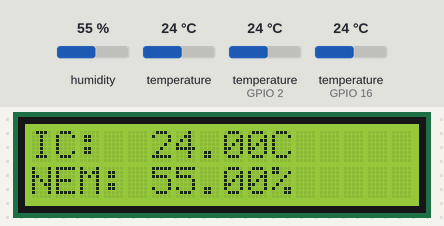
Recording of a sketch running on a simulated ESP8266 (NodeMCU). Parts: 16×2 character LCD. Inputs (shaded band) come from the test bench; at power-on: humidity 55 %, temperature 24 °C, temperature (sensors on GPIO 2, GPIO 16) 24 °C. WiFi joins after 1.5 s; servers stay silent unless stated; what the sketch prints to the serial monitor is not drawn.

Above: at 3.0 s.
3.1 s: humidity set to 22 %
At 7.5 s:
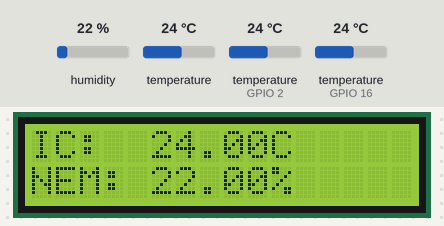
13.9 s: temperature (sensor 0) set to 12 °C
At 15.4 s:
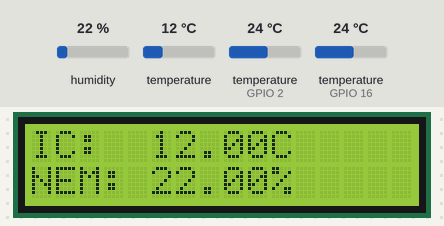
18.1 s: temperature (sensor on GPIO 2) set to 12 °C
At 21.1 s:
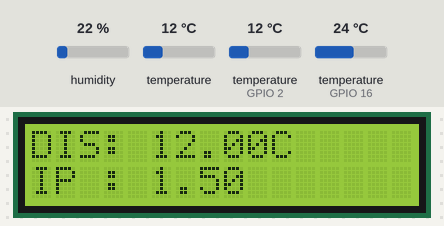
24.5 s: humidity set to 40 %
At 27.9 s:
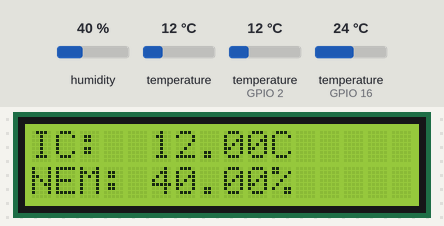
30.7 s: temperature (sensor 0) set to 19 °C
At 32.5 s:
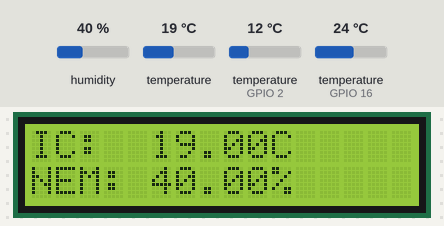
34.9 s: temperature (sensor on GPIO 2) set to 19 °C
At 38.2 s:
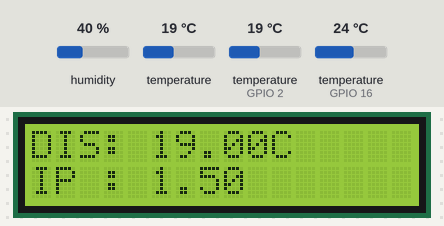
Timing chart, 0 to 39.7 s (numbered marks = the images above; inputs shaded):
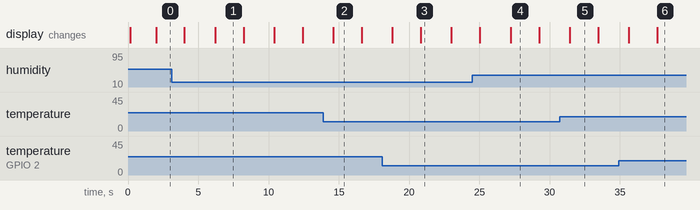

Measured:
- after the input at 3.1 s, the display: first differs from a run without the input after 3.1 s (image 1)
- after the input at 13.9 s, the display: changes after 0.71 s (image 2)
- after the input at 18.1 s, the display: first differs from a run without the input after 2.7 s (image 3)
- after the input at 24.5 s, the display: first differs from a run without the input after 2.7 s (image 4)
- after the input at 30.7 s, the display: changes after 0.72 s (image 5)
- after the input at 34.9 s, the display: first differs from a run without the input after 2.8 s (image 6)
- what the display in image 1 shows lasts 2.0 s, from 6.2 s to 8.2 s

The sketch:

DS18B20LcdWeb.ino
```cpp
#include <ESP8266WiFi.h>
#include <OneWire.h>
 #include <Wire.h>
#include <LiquidCrystal_I2C.h>
#include <dht11.h>
LiquidCrystal_I2C lcd(0x27, 16, 2);
int DHT11_pin=16; // DHT11_pin olarak Dijital D2'yi belirliyoruz.
dht11 DHT11_sensor; // DHT11_sensor adında bir DHT11 nesnesi oluşturduk.
const char* ssid = "XXXXXXXX";//type your ssid - wifi ağ adınız
const char* password = "XXXXXXXXXXXXx";//type your password - şifreniz

int DS18S20_1_Pin = 2;//D9

int DS18S20_2_Pin = 0;//D8ic
// Sıcaklık Sensörleri Giriş-Çıkışları
OneWire ds1(DS18S20_1_Pin); // 1. sensör 2. Dijital pinde.
OneWire ds2(DS18S20_2_Pin); // 2. sensör 3. Dijital pinde
WiFiServer server(80);
 String ipi="no Wifi";
void setup() {

  delay(10);

   lcd.begin();
  Serial.begin(9600); // Seri iletişimi başlatıyoruz.
  Serial.println("*********************");


  lcd.backlight();


  // Connect to WiFi network
  Serial.println();
  Serial.println();
  Serial.print("Connecting to ");
  Serial.println(ssid);
   WiFi.softAP("Termometre", "passwordSifre"); //remote control Access Point - wifi ağı yoksa burdan baglanirsiniz
  WiFi.begin(ssid, password);

  while (WiFi.status() != WL_CONNECTED) {

    lcd.setCursor(0, 0);
  // print from 0 to 9:

   lcd.print("SICAKLIK: ");
   lcd.print(getTemp(ds2));
   lcd.print("C");

  // set the cursor to (16,1):
  lcd.setCursor(0,1);
  lcd.print("DISARI:");
  lcd.print(getTemp(ds1));
  lcd.print("'C");

    delay(500);
    Serial.print(".");
  }
  Serial.println("");
  Serial.println("WiFi connected");

  // Start the server
  server.begin();
  Serial.println("Server started");

  // Print the IP address
  Serial.print("Use this URL to connect: ");
  Serial.print("http://");
  Serial.print(WiFi.localIP());
  ipi=WiFi.localIP().toString();
  Serial.println("/");

}

void loop() {
  float temperature1 = getTemp(ds1); // 1. sensörden gelen sıcaklık değeri
  float temperature2 = getTemp(ds2); // 2. sensörden gelen sıcaklık değeri ic
  int chk = DHT11_sensor.read(DHT11_pin);
    float h = DHT11_sensor.humidity;
    float t = DHT11_sensor.temperature;

    Serial.print("Nem Orani (%): ");
    Serial.println((float)DHT11_sensor.humidity, 2);
    Serial.print("Sicaklik (Celcius): ");
    Serial.println((float)DHT11_sensor.temperature, 2);
    Serial.print("Sicaklik (Kelvin): ");
    Serial.println(DHT11_sensor.kelvin(), 2);
    Serial.print("Sicaklik (Fahrenheit): ");
    Serial.println(DHT11_sensor.fahrenheit(), 2);
    Serial.print("Cig Olusma Noktasi: ");
    Serial.println(DHT11_sensor.dewPoint(), 2);
    Serial.println("------------------");
     lcd.clear();
      lcd.setCursor(0, 0);
  // print from 0 to 9:

   lcd.print("IC:  ");
   lcd.print(temperature2);
   lcd.print("C");

  // set the cursor to (16,1):
  lcd.setCursor(0,1);
  lcd.print("NEM: ");
  lcd.print(h);
  lcd.print("%");

    delay(2000);
    lcd.clear();
    lcd.setCursor(0, 0);
    lcd.print("DIS: ");
   lcd.print(temperature1);
   lcd.print("C");

    lcd.setCursor(0,1);
  lcd.print("IP : ");


  lcd.print(ipi.substring(8)); //ekranda fazla yer kaplamasın diye 192.168. kısmını siliyorum tamamı için 8 i 0 yapın
                                //Please change 8 to 0 for all ip address in LCD display

  delay(2000);
    // Check if a client has connected
  WiFiClient client = server.available();
  if (!client) {
    return;
  }

  // Wait until the client sends some data
  Serial.println("new client");
  while(!client.available()){
    delay(1);
  }

  // Read the first line of the request
  String request = client.readStringUntil('\r');
  Serial.println(request);
  client.flush();


  // Return the response
  client.println("HTTP/1.1 200 OK");
  client.println("Content-Type: text/html");
  client.println(""); //  do not forget this one
  client.println("<!DOCTYPE HTML>");
  client.println("<html>");
   client.println("<meta charset=\"utf-8\">");
    client.println("<meta http-equiv=\"refresh\" content=\"10;url=index.html\">"); //10sn de bir refresh
  client.println("<font size=\"50\" color=\"black\">");
  client.println("<br><br>");
  client.println("<center>");
  client.print("www.cagriseyfeli.com.tr");
  client.println("<br><br>");
 if(temperature2>=30){client.println("<font size=\"50\" color=\"red\">");}
 if(temperature2<=4){client.println("<font size=\"50\" color=\"blue\">");}
  client.println("Sıcaklık iç : ");
  client.println("<font size=\"50\" color=\"black\">");
  client.print(temperature2);client.print("'C");
   if(temperature1>=30){client.println("<font size=\"50\" color=\"red\">");}
 if(temperature1<=5){client.println("<font size=\"50\" color=\"blue\">");}

  client.println("<br><br>");

  client.println("Sıcaklık dış: ");
  client.print(temperature1);client.print("'C");
  client.println("<br><br>");
  client.println("<font size=\"50\" color=\"black\">");
  client.println("Nem: ");
  client.println(h);client.print("%");
  client.println("<br><br>");
   client.println("Çiğ Oluşma Noktası: ");
  client.println(DHT11_sensor.dewPoint(), 2);
  client.println("<br><br>");
  client.println("<font size=\"5\" color=\"white\">");
  client.println("dht11 sıcaklık:");client.print(t);
  client.println(" ip: ");client.print(ipi);

  client.println("</html>");

  delay(1);
  Serial.println("Client disonnected");
  Serial.println("");


}
float getTemp(OneWire sensor){ //sensorlerden gelen veriyi ceviriyoruz degistirmeyin
//returns the temperature from one DS18S20 in DEG Celsius

byte data[12];
byte addr[8];

if ( !sensor.search(addr)) {
   //no more sensors on chain, reset search
   sensor.reset_search();
   return -1000;
}

if ( OneWire::crc8( addr, 7) != addr[7]) {
   Serial.println("CRC is not valid!");
   return -1000;
}

if ( addr[0] != 0x10 && addr[0] != 0x28) {
   Serial.print("Device is not recognized");
   return -1000;
}

sensor.reset();
sensor.select(addr);
sensor.write(0x44,1); // start conversion, with parasite power on at the end

byte present = sensor.reset();
sensor.select(addr);
sensor.write(0xBE); // Read Scratchpad

for (int i = 0; i < 9; i++) { // we need 9 bytes
  data[i] = sensor.read();
}

sensor.reset_search();

byte MSB = data[1];
byte LSB = data[0];

float tempRead = ((MSB << 8) | LSB); //using two's compliment
float TemperatureSum = tempRead / 16;

return TemperatureSum;

}
```
